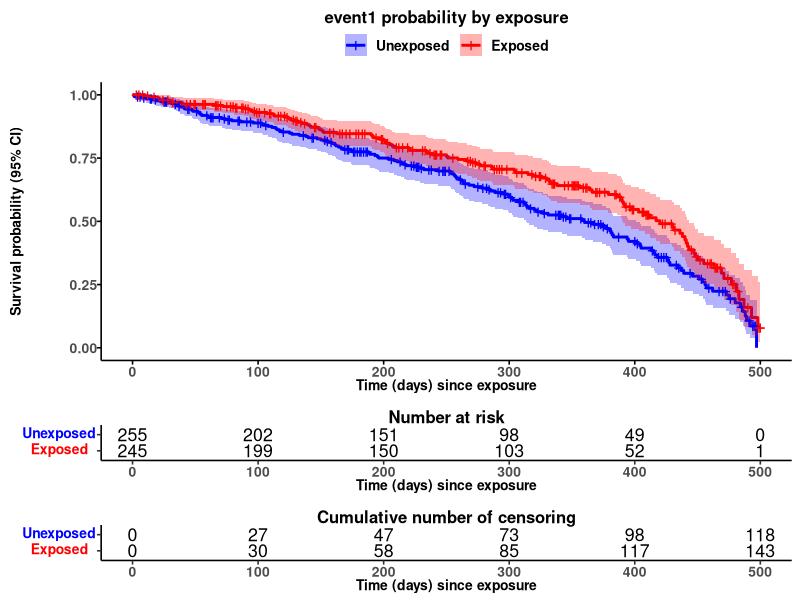
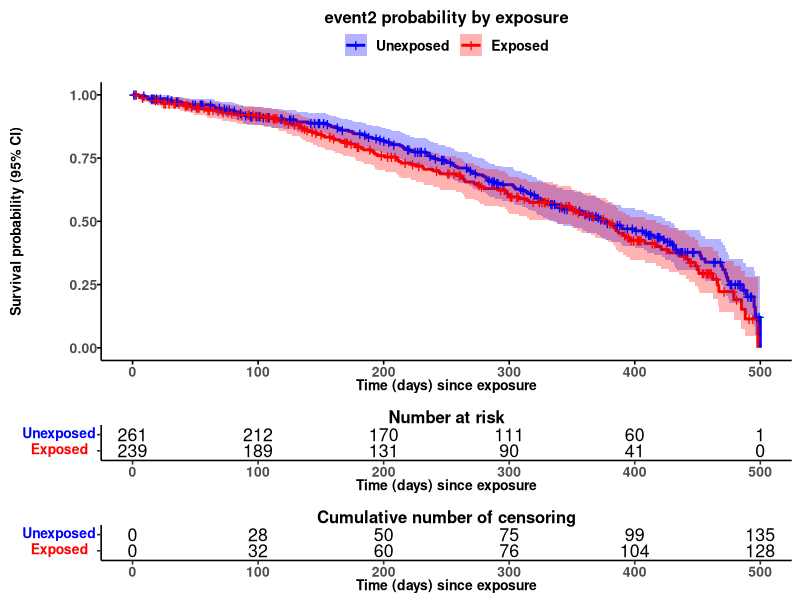

Recreate these plots in R, in order.
#Libraries

library(tidyverse)
library(survminer)
library(cowplot)

#Generate mock datasets

set.seed(123)

df1 <- data.frame(event1 = sample(c(0, 1), 500, replace = TRUE),
                  time_to_event1 = sample(500),
                  exposure = sample(c(0, 1), 500, replace = TRUE))

df2 <- data.frame(event2 = sample(c(0, 1), 500, replace = TRUE),
                  time_to_event2 = sample(500),
                  exposure = sample(c(0, 1), 500, replace = TRUE))

#Combine dfs into a list

df_list <- mget(ls(pattern = "^df"))

#Extract event names

events <- map_chr(.x = df_list, 
                  ~ .x %>%
                   select(starts_with("event")) %>%
                   names())

#Survival probability plots
#Create formulas 

formulas <- map(.x = events, 
                ~ as.formula(paste("Surv(", 
                                   paste0("time_to_", .x),
                                   ", ",
                                   .x,
                                   ")",
                                   "~ exposure")))

#Define custom plot layout

custom_theme <- function() {
 theme_survminer() %+replace%
  theme(plot.title = element_text(face = "bold", hjust = 0.5),
        axis.title.x = element_text(face = "bold", size = 10),
        axis.title.y = element_text(face = "bold", size = 10, angle = 90),
        axis.text.x = element_text(face = "bold", size = 10),
        axis.text.y = element_text(face = "bold", size = 10),
        legend.text = element_text(face = "bold", size = 10),
        legend.title = element_blank())
}

#Programmatic plotting and saving of plots
#The match.fd paramater must be set to TRUE to apply a specific formula to each dataset

map2(surv_fit(formula = formulas,
              data = df_list,
              match.fd = TRUE),
     events,
     
     function(x, y) {
      
      p <- ggsurvplot(x, 
                      conf.int = TRUE, 
                      conf.int.alpha = 0.3,
                      risk.table = TRUE,
                      cumcensor = TRUE,
                      legend.labs = c("Unexposed", "Exposed"),
                      title = paste0(y, " probability by exposure"),
                      xlab = "Time (days) since exposure",
                      ylab = "Survival probability (95% CI)",
                      palette = c("blue", "red"),
                      legend.title = "",
                      ggtheme = custom_theme())
      
      p1 <- p$plot
      p2 <- p$table
      p3 <- p$ncensor.plot
      plots <- plot_grid(p1, p2, p3, align = "v", ncol = 1, rel_heights = c(4, 1, 1))
      
      ggsave(plot = plots,
             filename = paste0("survival_probability_plot_", y, ".png"),
             path = "/path/",
             device = "png",
             width = 10, 
             height = 7, 
             dpi = 300)
     }
)
